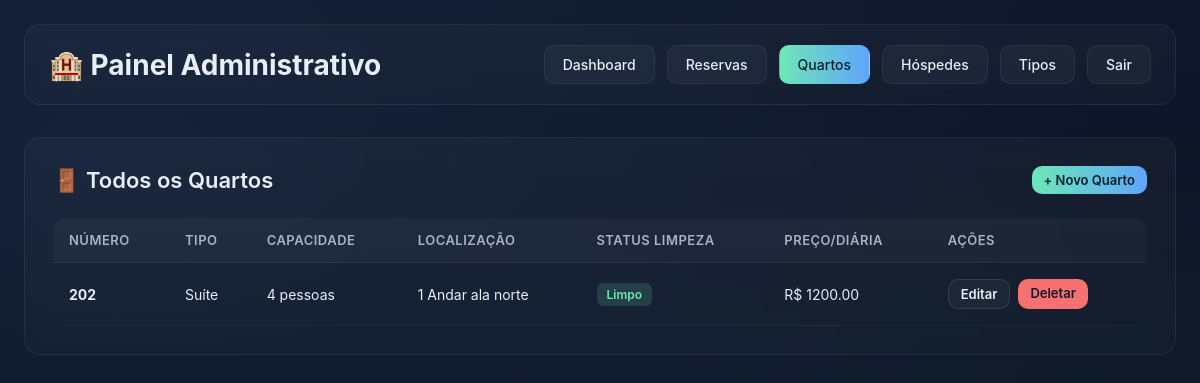
The app's page /admin/quartos (signed in), older data.
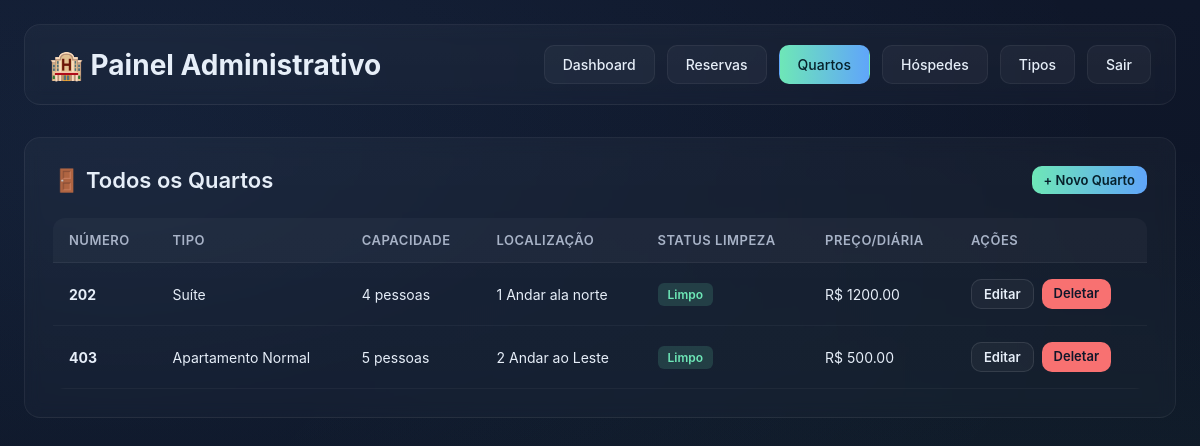
The same page, newer data.
### src/Model/models.py (models this page shows)
class Quarto(Base):
    __tablename__ = 'quarto'
    numero_quarto = Column(Integer,primary_key=True,unique=True)
    id_tipo = Column(Integer,ForeignKey("tipo_de_quarto.id_tipo"))
    status_limpeza = Column(String(20),default='sujo',nullable=False)
    localizacao = Column(String(50))
    tipo_de_quarto = relationship("Tipo_de_quarto", back_populates="quartos")

class Tipo_de_quarto(Base):
     __tablename__ = 'tipo_de_quarto'
     id_tipo = Column(Integer,primary_key=True,autoincrement=True)
     nome_tipo = Column(String(50),nullable=False,unique=True)
     capacidade_maxima = Column(Integer,nullable=False)
     preco_diaria_base = Column(DECIMAL(precision=10,scale=2),nullable=False)
     descricao = Column(Text)
     quartos = relationship("Quarto",back_populates="tipo_de_quarto")

### src/routes.py (the view)
@app.route("/admin/quartos")
@admin_required
def admin_quartos():
    db = SessionLocal()
    quartos = db.query(Quarto).all()
    quartos_detalhados = []
    for q in quartos:
        tipo = db.query(Tipo_de_quarto).filter(
            Tipo_de_quarto.id_tipo == q.id_tipo
        ).first()
        quartos_detalhados.append({
            'quarto': q,
            'tipo': tipo
        })
    return render_template("admin/quartos.html", quartos=quartos_detalhados)

### src/__init__.py (called while the page is built)
@app.before_request
def log_request_info():
    app.logger.info("Requisição recebida: %s %s", request.method, request.path)

### src/templates/admin/quartos.html (shortened to what the changed rows need)
<!doctype html>
<html lang="pt-BR">
<head>
  <link rel="stylesheet" href="{{ url_for('static', filename='admin.css') }}">
</head>
<body>
  <div class="admin__container">
    <header class="admin__header">
      <h1 class="admin__title">🏨 Painel Administrativo</h1>
    </header>
    <div class="admin__card">
      <div class="admin__card-header">
        <h2 class="admin__card-title">🚪 Todos os Quartos</h2>
      </div>
      {% if quartos %}
        <div class="admin__table-wrapper">
          <table class="admin__table">
            <thead>
              <tr>
                <th>Número</th>
                <th>Tipo</th>
                <th>Capacidade</th>
                <th>Localização</th>
                <th>Status Limpeza</th>
                <th>Preço/Diária</th>
                <th>Ações</th>
              </tr>
            </thead>
            <tbody>
              {% for item in quartos %}
                <tr>
                  <td><strong>{{ item.quarto.numero_quarto }}</strong></td>
                  <td>
                    {% if item.tipo %}
                      {{ item.tipo.nome_tipo }}
                    {% else %}
                      <span style="color: var(--muted)">N/A</span>
                    {% endif %}
                  </td>
                  <td>
                    {% if item.tipo %}
                      {{ item.tipo.capacidade_maxima }} pessoas
                    {% else %}
                      <span style="color: var(--muted)">N/A</span>
                    {% endif %}
                  </td>
                  <td>{{ item.quarto.localizacao or '-' }}</td>
                  <td>
                    {% if item.quarto.status_limpeza == 'limpo' %}
                      <span class="admin__badge admin__badge--success">Limpo</span>
                    {% elif item.quarto.status_limpeza == 'sujo' %}
                      <span class="admin__badge admin__badge--danger">Sujo</span>
                    {% elif item.quarto.status_limpeza == 'em limpeza' %}
                      <span class="admin__badge admin__badge--warning">Em Limpeza</span>
                    {% else %}
                      <span class="admin__badge admin__badge--info">{{ item.quarto.status_limpeza }}</span>
                    {% endif %}
                  </td>
                  <td>
                    {% if item.tipo %}
                      R$ {{ "%.2f"|format(item.tipo.preco_diaria_base) }}
                    {% else %}
                      <span style="color: var(--muted)">N/A</span>
                    {% endif %}
                  </td>
                  <td>
                    <div class="admin__table-actions">
                      <a href="{{ url_for('admin_editar_quarto', numero_quarto=item.quarto.numero_quarto) }}"
                         class="admin__btn admin__btn--secondary admin__btn--small">
                        Editar
                      </a>
                      <a href="{{ url_for('admin_deletar_quarto', numero_quarto=item.quarto.numero_quarto) }}"
                         class="admin__btn admin__btn--danger admin__btn--small"
                         onclick="return confirm('Tem certeza que deseja deletar este quarto?')">
                        Deletar
                      </a>
                    </div>
                  </td>
                </tr>
              {% endfor %}
            </tbody>
          </table>
        </div>
      {% endif %}
    </div>
  </div>
</body>
</html>

Row changes from the older to the newer data that the page shows:
added Quarto: quarto.numero_quarto "403", quarto "2 Andar ao Leste"
added Tipo_de_quarto: tipo.nome_tipo "Apartamento Normal", tipo.capacidade_maxima "5", tipo.preco_diaria_base "500.00"
Text that changed along with them:
new list line: "pessoas Limpo R$ Editar Deletar"
